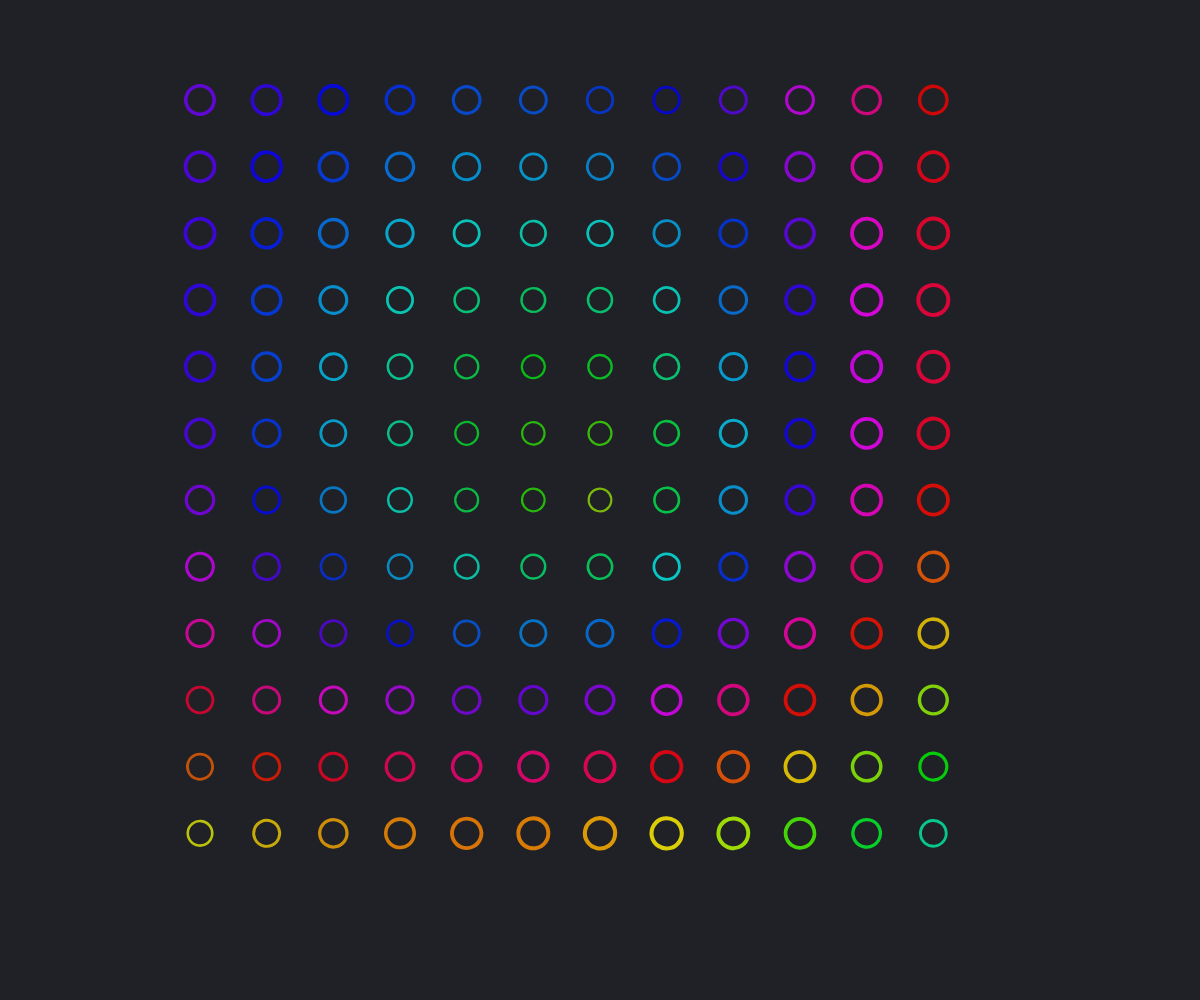
Frame 1 (no input)
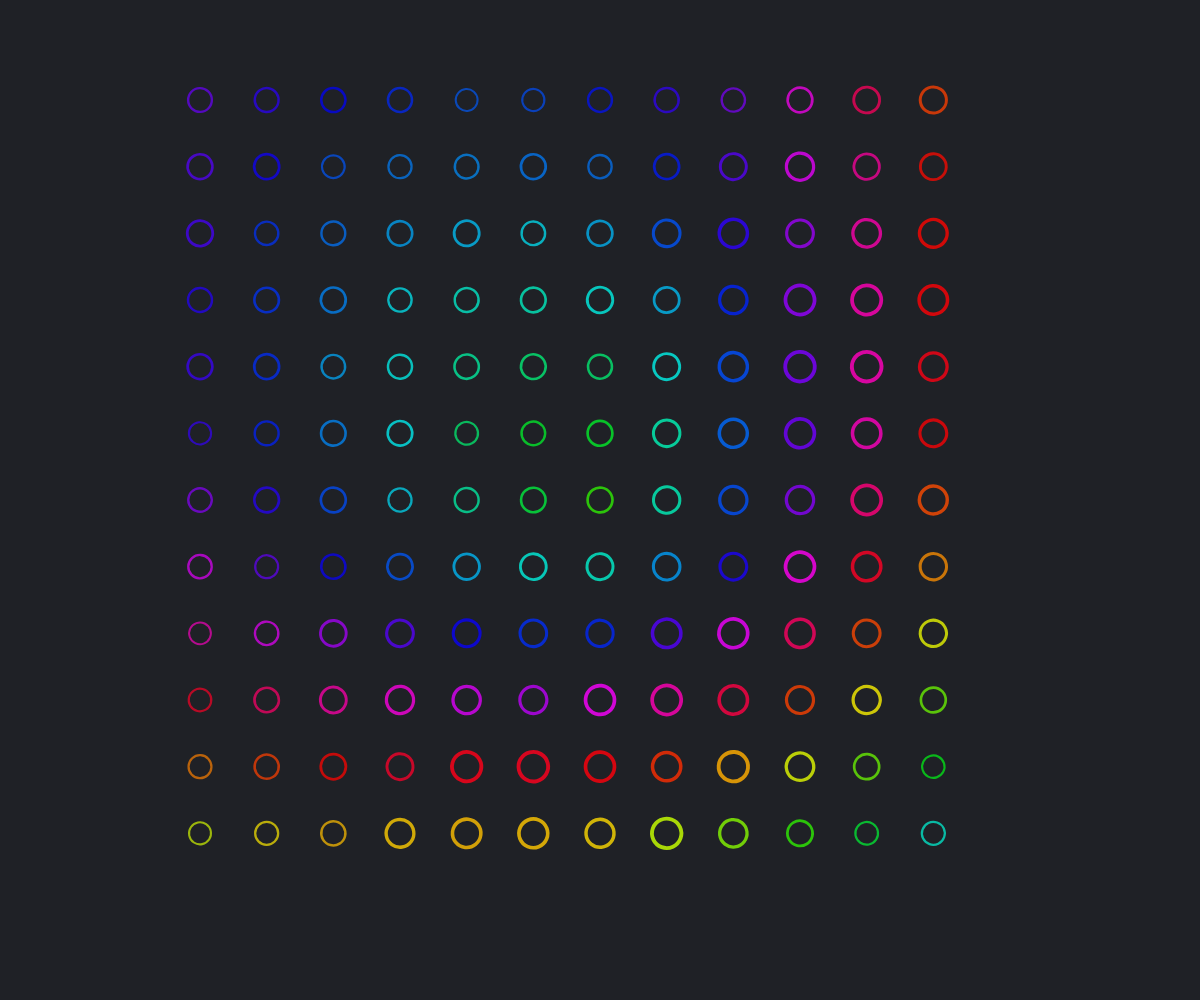
Frame 60 (no input)
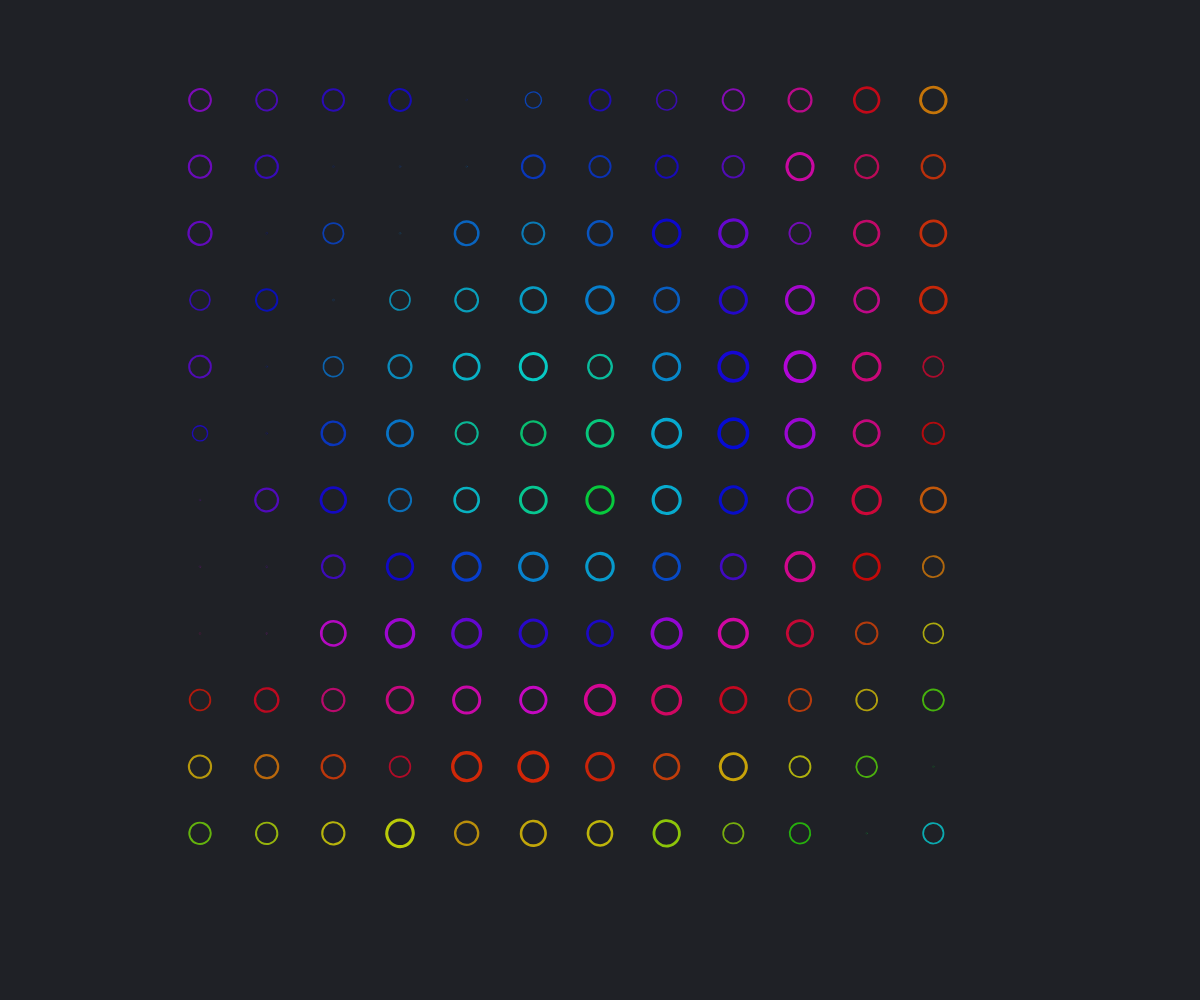
Frame 120 (the mouse pressed at the canvas centre since frame 60)

The p5.js sketch that drew these frames (run headless with seeded random() and noise() and a simulated clock; from frame 60 on, the mouse is pressed at the canvas centre):

// p5.js sketch
// ── sketch.js
// Global variables
let time = 0;
let noiseScale = 0.01; // ノイズのスケール

function setup() {
  createCanvas(windowWidth, windowHeight);
  angleMode(DEGREES);
  colorMode(HSB, 360, 100, 100, 100);
}

function draw() {
  background(220, 20, 15);
  translate(width / 2, height / 2);
  time += 0.55;
  drawGeometricGrid();
}

function drawGeometricGrid() {
  let maxSize = min(width, height) * 0.8;
  let gridSize = 12;
  let cellSize = maxSize / gridSize;

  for (let x = -gridSize / 2; x < gridSize / 2; x++) {
    for (let y = -gridSize / 2; y < gridSize / 2; y++) {
      let posX = x * cellSize;
      let posY = y * cellSize;

      let distance = sqrt(x * x + y * y);

      // 方法1: ペルリンノイズを使用した自然な不規則性
      let noiseValue = noise(
        (x + gridSize / 2) * noiseScale,
        (y + gridSize / 2) * noiseScale,
        time * 0.01
      );
      let noiseOffset = noiseValue * 100;

      // 方法2: 複数の異なる周期の組み合わせ
      let slowWave = sin(time * 0.3 + distance * 5);
      let mediumWave = sin(time * 0.8 + x * 25 + y * 15);
      let fastWave = sin(time * 1.5 + (x * x + y * y) * 3);

      // 方法3: フィボナッチ数列ベースの周期
      let fibIndex = (abs(x) + abs(y)) % 8;
      let fibNumbers = [1, 1, 2, 3, 5, 8, 13, 21];
      let fibScale = fibNumbers[fibIndex] * 0.1;
      let fibWave = sin(time * fibScale + distance * 10);

      // 方法4: 素数ベースの不規則性
      let primes = [2, 3, 5, 7, 11, 13, 17, 19];
      let primeIndex = abs(x * 2 + y * 3) % primes.length;
      let primeWave = cos(time * 0.1 * primes[primeIndex] + distance * 8);

      // すべての波を組み合わせ
      let combinedWave =
        (slowWave +
          mediumWave * 0.7 +
          fastWave * 0.5 +
          fibWave * 0.8 +
          primeWave * 0.6 +
          (noiseValue - 0.5) * 4) /
        4.0;

      // スケールの計算（より劇的な変化）
      let scaleAmount = 0.1 + 0.9 * (0.5 + 0.5 * combinedWave);

      // 時々完全に消える効果
      if (abs(combinedWave) < 0.1) {
        scaleAmount *= 0.1; // ほぼ消える
      }

      // 回転も不規則に
      let rotation =
        time * (0.5 + noiseValue) +
        distance * 15 +
        x * 20 +
        y * 25 +
        combinedWave * 45;

      // 色も複雑に変化
      let hue =
        (time * 0.8 +
          distance * 40 +
          combinedWave * 60 +
          x * 12 +
          y * 18 +
          noiseOffset) %
        360;

      let saturation = 100; // 最大彩度
      let brightness = 100; // 最大明度
      let alpha = 60 + 30 * abs(combinedWave);

      stroke(hue, saturation, brightness, alpha);

      // 線の太さも変化
      let weight = (1 + abs(combinedWave)) * 2 * (min(width, height) / 800);
      strokeWeight(weight);
      noFill();

      push();
      translate(posX, posY);
      rotate(rotation);
      scale(scaleAmount);

      // 常に円を描画
      circle(0, 0, cellSize / 2);

      pop();
    }
  }
}

function windowResized() {
  resizeCanvas(windowWidth, windowHeight);
}
